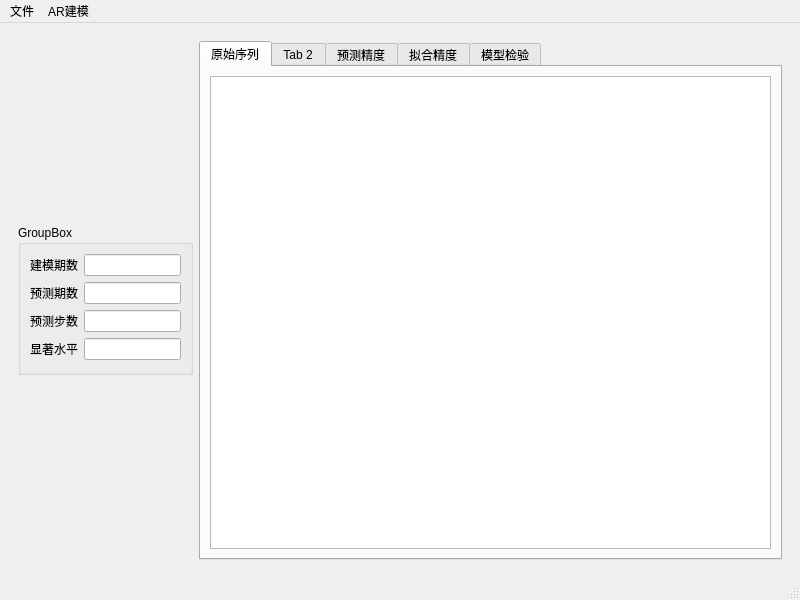
<?xml version="1.0" encoding="UTF-8"?>
<ui version="4.0">
 <class>MainWindow</class>
 <widget class="QMainWindow" name="MainWindow">
  <property name="geometry">
   <rect>
    <x>0</x>
    <y>0</y>
    <width>800</width>
    <height>600</height>
   </rect>
  </property>
  <property name="windowTitle">
   <string>MainWindow</string>
  </property>
  <widget class="QWidget" name="centralwidget">
   <layout class="QHBoxLayout" name="horizontalLayout_3">
    <item>
     <widget class="QWidget" name="widget" native="true">
      <layout class="QHBoxLayout" name="horizontalLayout">
       <item>
        <widget class="QGroupBox" name="groupBox">
         <property name="maximumSize">
          <size>
           <width>175</width>
           <height>150</height>
          </size>
         </property>
         <property name="title">
          <string>GroupBox</string>
         </property>
         <layout class="QFormLayout" name="formLayout">
          <item row="1" column="0">
           <widget class="QLabel" name="label_2">
            <property name="text">
             <string>建模期数</string>
            </property>
           </widget>
          </item>
          <item row="1" column="1">
           <widget class="QLineEdit" name="lineEdit"/>
          </item>
          <item row="2" column="0">
           <widget class="QLabel" name="label_3">
            <property name="text">
             <string>预测期数</string>
            </property>
           </widget>
          </item>
          <item row="2" column="1">
           <widget class="QLineEdit" name="lineEdit_2"/>
          </item>
          <item row="3" column="0">
           <widget class="QLabel" name="label_5">
            <property name="text">
             <string>预测步数</string>
            </property>
           </widget>
          </item>
          <item row="3" column="1">
           <widget class="QLineEdit" name="lineEdit_3"/>
          </item>
          <item row="4" column="0">
           <widget class="QLabel" name="label_4">
            <property name="text">
             <string>显著水平</string>
            </property>
           </widget>
          </item>
          <item row="4" column="1">
           <widget class="QLineEdit" name="lineEdit_4"/>
          </item>
         </layout>
        </widget>
       </item>
       <item>
        <widget class="QTabWidget" name="tabWidget">
         <property name="currentIndex">
          <number>0</number>
         </property>
         <widget class="QWidget" name="tab">
          <attribute name="title">
           <string>原始序列</string>
          </attribute>
          <layout class="QHBoxLayout" name="horizontalLayout_2">
           <item>
            <widget class="QSplitter" name="splitter">
             <property name="orientation">
              <enum>Qt::Orientation::Horizontal</enum>
             </property>
             <property name="childrenCollapsible">
              <bool>false</bool>
             </property>
             <widget class="QTableView" name="tableView"/>
            </widget>
           </item>
          </layout>
         </widget>
         <widget class="QWidget" name="tab_2">
          <attribute name="title">
           <string>Tab 2</string>
          </attribute>
         </widget>
         <widget class="QWidget" name="tab_3">
          <attribute name="title">
           <string>预测精度</string>
          </attribute>
         </widget>
         <widget class="QWidget" name="tab_4">
          <attribute name="title">
           <string>拟合精度</string>
          </attribute>
         </widget>
         <widget class="QWidget" name="tab_5">
          <attribute name="title">
           <string>模型检验</string>
          </attribute>
         </widget>
        </widget>
       </item>
      </layout>
     </widget>
    </item>
   </layout>
  </widget>
  <widget class="QMenuBar" name="menubar">
   <property name="geometry">
    <rect>
     <x>0</x>
     <y>0</y>
     <width>800</width>
     <height>25</height>
    </rect>
   </property>
   <widget class="QMenu" name="menu">
    <property name="title">
     <string>文件</string>
    </property>
    <addaction name="actiondaorushuju"/>
   </widget>
   <widget class="QMenu" name="menuAR">
    <property name="title">
     <string>AR建模</string>
    </property>
    <addaction name="actioncal"/>
   </widget>
   <addaction name="menu"/>
   <addaction name="menuAR"/>
  </widget>
  <widget class="QStatusBar" name="statusbar"/>
  <action name="actiondaorushuju">
   <property name="text">
    <string>导入数据(&amp;O)</string>
   </property>
   <property name="iconText">
    <string>导入数据(O)</string>
   </property>
  </action>
  <action name="actioncal">
   <property name="text">
    <string>计算</string>
   </property>
  </action>
 </widget>
 <resources/>
 <connections/>
</ui>
